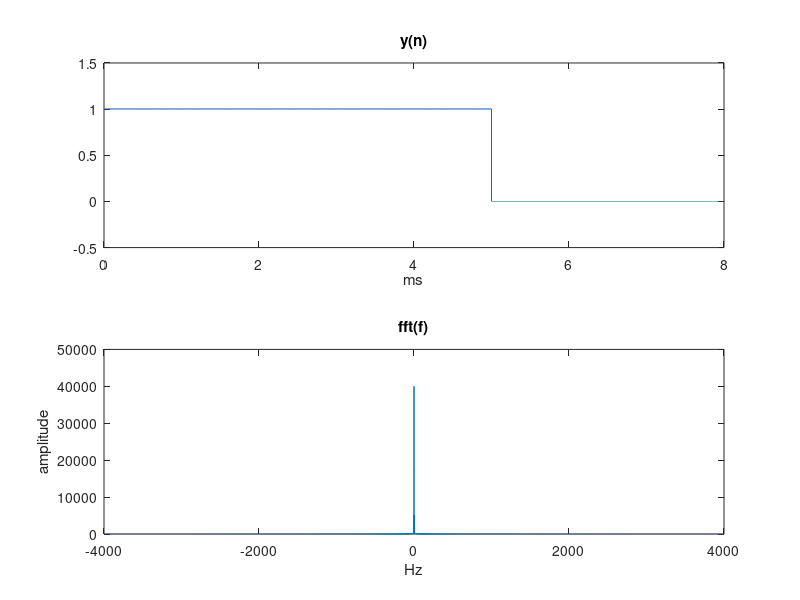

This figure's MATLAB source:
function FunctionA()
  Fe = 8000;
  Te = 1/Fe;
  y = [];
  D = 8;%8ms
  t = 0:Te:D;
  for temp = t
    if((0<=temp) && (temp<=5))
      y = [y,1];
    else
      y = [y,0];
    end
  end
  figure;
  subplot(2,1,1);
  plot(t,y);
  title('y(n)')
  xlabel('ms');
  ylim([-0.5,1.5]);
  Y = fft(y);
  N = length(y);
  f = (-N/2:N/2-1)*(Fe/N);
  Y_shifted = fftshift(Y);

  subplot(2,1,2);
  plot(f,abs(Y_shifted));
  title('fft(f)')
  xlabel('Hz');
  ylabel('amplitude');
end